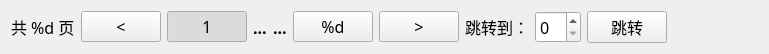
<?xml version="1.0" encoding="UTF-8"?>
<ui version="4.0">
 <class>Form</class>
 <widget class="QWidget" name="Form">
  <property name="geometry">
   <rect>
    <x>0</x>
    <y>0</y>
    <width>769</width>
    <height>42</height>
   </rect>
  </property>
  <property name="font">
   <font>
    <family>华文新魏</family>
    <pointsize>12</pointsize>
   </font>
  </property>
  <property name="windowTitle">
   <string>Form</string>
  </property>
  <layout class="QHBoxLayout" name="horizontalLayout">
   <item>
    <widget class="QLabel" name="label">
     <property name="text">
      <string>共 %d 页</string>
     </property>
    </widget>
   </item>
   <item>
    <widget class="QPushButton" name="button_prev">
     <property name="cursor">
      <cursorShape>PointingHandCursor</cursorShape>
     </property>
     <property name="text">
      <string>&lt;</string>
     </property>
    </widget>
   </item>
   <item>
    <widget class="QPushButton" name="button_left">
     <property name="cursor">
      <cursorShape>PointingHandCursor</cursorShape>
     </property>
     <property name="text">
      <string>1</string>
     </property>
     <property name="checkable">
      <bool>true</bool>
     </property>
     <property name="checked">
      <bool>true</bool>
     </property>
     <attribute name="buttonGroup">
      <string notr="true">buttonGroup</string>
     </attribute>
    </widget>
   </item>
   <item>
    <widget class="QLabel" name="label_leftdot">
     <property name="font">
      <font>
          <family>华文新魏</family>
       <pointsize>12</pointsize>
       <weight>75</weight>
       <bold>true</bold>
      </font>
     </property>
     <property name="text">
      <string>...</string>
     </property>
    </widget>
   </item>
   <item>
    <layout class="QHBoxLayout" name="layout_middle"/>
   </item>
   <item>
    <widget class="QLabel" name="label_rightdot">
     <property name="font">
      <font>
       <weight>75</weight>
       <bold>true</bold>
      </font>
     </property>
     <property name="text">
      <string>...</string>
     </property>
    </widget>
   </item>
   <item>
    <widget class="QPushButton" name="button_right">
     <property name="cursor">
      <cursorShape>PointingHandCursor</cursorShape>
     </property>
     <property name="text">
      <string>%d</string>
     </property>
     <property name="checkable">
      <bool>true</bool>
     </property>
     <attribute name="buttonGroup">
      <string notr="true">buttonGroup</string>
     </attribute>
    </widget>
   </item>
   <item>
    <widget class="QPushButton" name="button_next">
     <property name="cursor">
      <cursorShape>PointingHandCursor</cursorShape>
     </property>
     <property name="text">
      <string>&gt;</string>
     </property>
    </widget>
   </item>
   <item>
    <widget class="QLabel" name="label_2">
     <property name="text">
      <string>跳转到：</string>
     </property>
    </widget>
   </item>
   <item>
    <widget class="QSpinBox" name="spinBox"/>
   </item>
   <item>
    <widget class="QPushButton" name="button_goto">
     <property name="cursor">
      <cursorShape>PointingHandCursor</cursorShape>
     </property>
     <property name="text">
      <string>跳转</string>
     </property>
    </widget>
   </item>
   <item>
    <spacer name="horizontalSpacer">
     <property name="orientation">
      <enum>Qt::Horizontal</enum>
     </property>
     <property name="sizeHint" stdset="0">
      <size>
       <width>40</width>
       <height>20</height>
      </size>
     </property>
    </spacer>
   </item>
  </layout>
 </widget>
 <resources/>
 <connections/>
 <buttongroups>
  <buttongroup name="buttonGroup"/>
 </buttongroups>
</ui>
